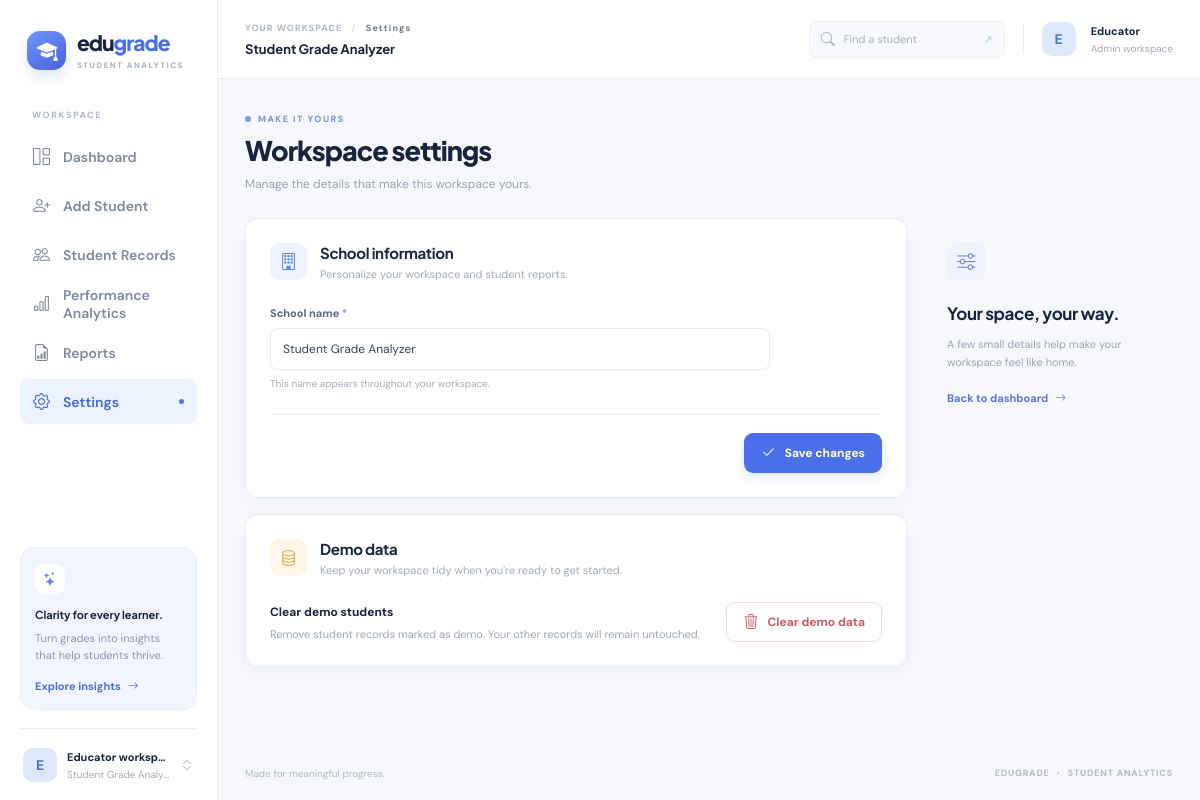
The page /settings on the database its author committed.
### tables this page shows
CREATE TABLE settings (key TEXT PRIMARY KEY, value TEXT NOT NULL);

### app.py (the view, shortened to what this page needs)
    @app.route("/settings", methods=["GET", "POST"])
    def settings():
        return render_template("settings.html")

### app.py (called while the page is built)
def connect_database(path):
    connection = sqlite3.connect(path, timeout=10)
    connection.row_factory = sqlite3.Row
    connection.execute("PRAGMA foreign_keys = ON")
    connection.execute("PRAGMA busy_timeout = 10000")
    return connection

def get_db():
    if "db" not in g:
        g.db = connect_database(g.app_database)
    return g.db

def csrf_token():
    if "csrf_token" not in session:
        session["csrf_token"] = secrets.token_urlsafe(32)
    return session["csrf_token"]

### templates/settings.html (shortened to what this page needs)
{% extends 'base.html' %}
{% block breadcrumb %}Settings{% endblock %}
{% block content %}
<div class="page-heading"><div><div class="eyebrow"><span></span> MAKE IT YOURS</div><h1>Workspace settings</h1><p>Manage the details that make this workspace yours.</p></div></div>
<div class="settings-layout"><div><section class="panel form-panel"><div class="form-section-heading"><span class="form-section-icon blue"><i class="bi bi-building"></i></span><div><h2>School information</h2><p>Personalize your workspace and student reports.</p></div></div><form method="post" action="{{ url_for('settings') }}"><input type="hidden" name="csrf_token" value="{{ csrf_token() }}"><div class="field settings-field"><label for="school_name">School name <span>*</span></label><input type="text" id="school_name" name="school_name" value="{{ request.form.get('school_name', school_name) }}" maxlength="100" required><small>This name appears throughout your workspace.</small></div><div class="settings-actions"><button class="button button-primary" type="submit"><i class="bi bi-check2"></i> Save changes</button></div></form></section><section class="panel form-panel danger-zone"><div class="form-section-heading"><span class="form-section-icon amber"><i class="bi bi-database"></i></span><div><h2>Demo data</h2><p>Keep your workspace tidy when you're ready to get started.</p></div></div><div class="danger-content"><div><strong>Clear demo students</strong><p>Remove student records marked as demo. Your other records will remain untouched.</p></div><form method="post" action="{{ url_for('clear_demo_data') }}" data-confirm="Remove all demo student records? This cannot be undone."><input type="hidden" name="csrf_token" value="{{ csrf_token() }}"><button type="submit" class="button button-danger"><i class="bi bi-trash3"></i> Clear demo data</button></form></div></section></div><aside class="settings-aside"><span class="insight-icon"><i class="bi bi-sliders"></i></span><h2>Your space, your way.</h2><p>A few small details help make your workspace feel like home.</p><a class="text-link" href="{{ url_for('dashboard') }}">Back to dashboard <i class="bi bi-arrow-right"></i></a></aside></div>
{% endblock %}

### templates/base.html (shortened to what this page needs)
<!doctype html>
<html lang="en">
<head>
  <link rel="stylesheet" href="https://cdn.jsdelivr.net/npm/bootstrap-icons@1.11.3/font/bootstrap-icons.min.css">
  <link rel="stylesheet" href="{{ url_for('static', filename='css/style.css') }}">
</head>
<body>
  <div class="app-shell">
    <aside class="sidebar" id="sidebar" aria-label="Main navigation">
      <a href="{{ url_for('dashboard') }}" class="brand" aria-label="EduGrade home"><span class="brand-mark"><i class="bi bi-mortarboard-fill"></i></span><span>edu<span class="brand-blue">grade</span><small>STUDENT ANALYTICS</small></span></a>
      <div class="nav-label">WORKSPACE</div>
      {% set nav = [('dashboard','grid-1x2','Dashboard'), ('add_student','person-plus','Add Student'), ('student_records','people','Student Records'), ('analytics','bar-chart','Performance Analytics'), ('reports','file-earmark-bar-graph','Reports'), ('settings','gear','Settings')] %}
      <nav class="nav-list">
        {% for endpoint, icon, label in nav %}
        <a href="{{ url_for(endpoint) }}" class="nav-link {% if request.endpoint == endpoint or (endpoint == 'student_records' and request.endpoint in ['student_details', 'edit_student']) %}active{% endif %}" {% if request.endpoint == endpoint %}aria-current="page"{% endif %}><i class="bi bi-{{ icon }}"></i><span>{{ label }}</span>{% if request.endpoint == endpoint %}<span class="nav-dot"></span>{% endif %}</a>
        {% endfor %}
      </nav>
      <div class="sidebar-bottom">
        <div class="sidebar-tip"><div class="tip-icon"><i class="bi bi-stars"></i></div><strong>Clarity for every learner.</strong><p>Turn grades into insights that help students thrive.</p><a href="{{ url_for('analytics') }}">Explore insights <i class="bi bi-arrow-right"></i></a></div>
        <div class="sidebar-profile"><span class="avatar avatar-profile">E</span><span><strong>Educator workspace</strong><small>{{ school_name }}</small></span><i class="bi bi-chevron-expand"></i></div>
      </div>
    </aside>
    <div class="main-shell">
      <header class="topbar">
        <div class="topbar-left"><div><div class="topbar-kicker">YOUR WORKSPACE <span>/</span> <b>{% block breadcrumb %}{% endblock %}</b></div><div class="topbar-school">{{ school_name }}</div></div></div>
        <div class="topbar-right"><a href="{{ url_for('student_records') }}" class="top-search"><i class="bi bi-search"></i><span>Find a student</span><kbd>↗</kbd></a><span class="top-avatar">E</span><span class="top-user"><strong>Educator</strong><small>Admin workspace</small></span></div>
      </header>
      <main class="main-content">
        {% block content %}{% endblock %}
      </main>
      <footer class="footer"><span>Made for meaningful progress.</span><span>EDUGRADE <span class="footer-dot">•</span> STUDENT ANALYTICS</span></footer>
    </div>
  </div>
</body>
</html>

### rows shown on the page
settings: value "Student Grade Analy…", value "Student Grade Analyzer", school_name "Student Grade Analyzer"

### other values the page prints
{{ label }} "Dashboard" "Add Student" "Student Records" "Performance Analytics" "Reports" "Settings"
